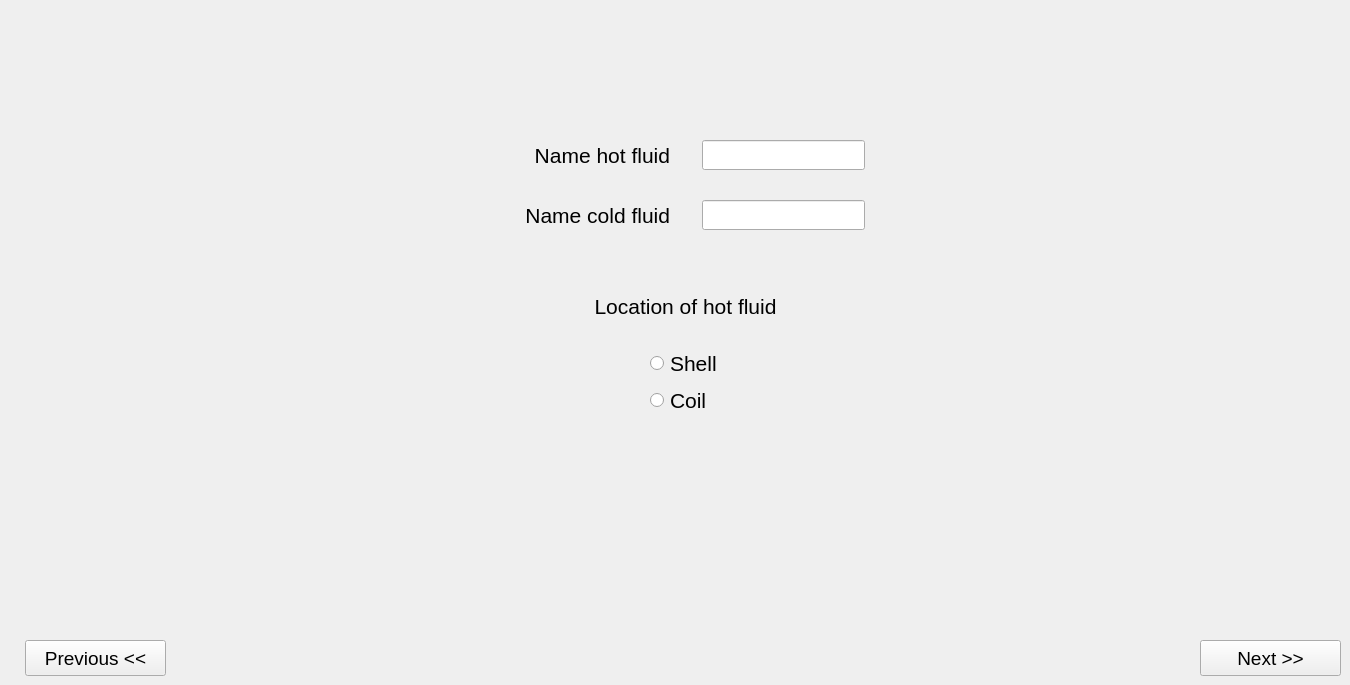
    <widget class="QWidget" name="page_3">
     <widget class="QWidget" name="layoutWidget_6">
      <property name="geometry">
       <rect>
        <x>510</x>
        <y>280</y>
        <width>351</width>
        <height>145</height>
       </rect>
      </property>
      <layout class="QVBoxLayout" name="verticalLayout_7">
       <item>
        <widget class="QLabel" name="label_3_2">
         <property name="font">
          <font>
           <pointsize>16</pointsize>
          </font>
         </property>
         <property name="text">
          <string>Location of hot fluid</string>
         </property>
         <property name="alignment">
          <set>Qt::AlignCenter</set>
         </property>
        </widget>
       </item>
       <item>
        <layout class="QHBoxLayout" name="horizontalLayout_10">
         <item>
          <layout class="QHBoxLayout" name="horizontalLayout_9">
           <item>
            <spacer name="horizontalSpacer_2">
             <property name="orientation">
              <enum>Qt::Horizontal</enum>
             </property>
             <property name="sizeType">
              <enum>QSizePolicy::Expanding</enum>
             </property>
             <property name="sizeHint" stdset="0">
              <size>
               <width>40</width>
               <height>20</height>
              </size>
             </property>
            </spacer>
           </item>
          </layout>
         </item>
         <item>
          <widget class="QWidget" name="widget_radioButtons" native="true">
           <layout class="QVBoxLayout" name="radioButtons_layout_3">
            <item>
             <widget class="QRadioButton" name="radioButton_shell">
              <property name="baseSize">
               <size>
                <width>0</width>
                <height>0</height>
               </size>
              </property>
              <property name="font">
               <font>
                <pointsize>16</pointsize>
               </font>
              </property>
              <property name="cursor">
               <cursorShape>PointingHandCursor</cursorShape>
              </property>
              <property name="styleSheet">
               <string notr="true"/>
              </property>
              <property name="text">
               <string>Shell</string>
              </property>
              <attribute name="buttonGroup">
               <string notr="true">buttonGroup</string>
              </attribute>
             </widget>
            </item>
            <item>
             <widget class="QRadioButton" name="radioButton_coil">
              <property name="font">
               <font>
                <pointsize>16</pointsize>
               </font>
              </property>
              <property name="cursor">
               <cursorShape>PointingHandCursor</cursorShape>
              </property>
              <property name="styleSheet">
               <string notr="true"/>
              </property>
              <property name="text">
               <string>Coil </string>
              </property>
              <attribute name="buttonGroup">
               <string notr="true">buttonGroup</string>
              </attribute>
             </widget>
            </item>
           </layout>
          </widget>
         </item>
         <item>
          <layout class="QHBoxLayout" name="horizontalLayout_2">
           <item>
            <spacer name="horizontalSpacer_9">
             <property name="orientation">
              <enum>Qt::Horizontal</enum>
             </property>
             <property name="sizeType">
              <enum>QSizePolicy::Expanding</enum>
             </property>
             <property name="sizeHint" stdset="0">
              <size>
               <width>40</width>
               <height>20</height>
              </size>
             </property>
            </spacer>
           </item>
          </layout>
         </item>
        </layout>
       </item>
      </layout>
     </widget>
     <widget class="QWidget" name="widget_5" native="true">
      <property name="geometry">
       <rect>
        <x>460</x>
        <y>135</y>
        <width>405</width>
        <height>41</height>
       </rect>
      </property>
      <property name="minimumSize">
       <size>
        <width>365</width>
        <height>0</height>
       </size>
      </property>
      <layout class="QHBoxLayout" name="horizontalLayout_8">
       <item>
        <widget class="QLabel" name="label_Name_hot_fluid">
         <property name="minimumSize">
          <size>
           <width>210</width>
           <height>0</height>
          </size>
         </property>
         <property name="font">
          <font>
           <pointsize>16</pointsize>
          </font>
         </property>
         <property name="text">
          <string>Name hot fluid</string>
         </property>
         <property name="alignment">
          <set>Qt::AlignRight|Qt::AlignTrailing|Qt::AlignVCenter</set>
         </property>
        </widget>
       </item>
       <item>
        <spacer name="horizontalSpacer_8">
         <property name="orientation">
          <enum>Qt::Horizontal</enum>
         </property>
         <property name="sizeType">
          <enum>QSizePolicy::Preferred</enum>
         </property>
         <property name="sizeHint" stdset="0">
          <size>
           <width>40</width>
           <height>20</height>
          </size>
         </property>
        </spacer>
       </item>
       <item>
        <widget class="QLineEdit" name="lineEdit_Name_hot_fluid">
         <property name="minimumSize">
          <size>
           <width>163</width>
           <height>30</height>
          </size>
         </property>
         <property name="font">
          <font>
           <pointsize>12</pointsize>
          </font>
         </property>
         <property name="styleSheet">
          <string notr="true">background-color: rgb(255, 255, 0);
border: 1px solid black;

}
QLineEdit:hover{
background-color:rgb(255, 204, 0);</string>
         </property>
        </widget>
       </item>
      </layout>
     </widget>
     <widget class="QWidget" name="widget_4" native="true">
      <property name="geometry">
       <rect>
        <x>500</x>
        <y>195</y>
        <width>365</width>
        <height>41</height>
       </rect>
      </property>
      <layout class="QHBoxLayout" name="horizontalLayout_4">
       <item>
        <widget class="QLabel" name="label_Name_cold_fluid">
         <property name="minimumSize">
          <size>
           <width>170</width>
           <height>0</height>
          </size>
         </property>
         <property name="font">
          <font>
           <pointsize>16</pointsize>
          </font>
         </property>
         <property name="text">
          <string>Name cold fluid</string>
         </property>
         <property name="alignment">
          <set>Qt::AlignRight|Qt::AlignTrailing|Qt::AlignVCenter</set>
         </property>
        </widget>
       </item>
       <item>
        <spacer name="horizontalSpacer_3">
         <property name="orientation">
          <enum>Qt::Horizontal</enum>
         </property>
         <property name="sizeType">
          <enum>QSizePolicy::Preferred</enum>
         </property>
         <property name="sizeHint" stdset="0">
          <size>
           <width>40</width>
           <height>20</height>
          </size>
         </property>
        </spacer>
       </item>
       <item>
        <widget class="QLineEdit" name="lineEdit_Name_cold_fluid">
         <property name="minimumSize">
          <size>
           <width>163</width>
           <height>30</height>
          </size>
         </property>
         <property name="font">
          <font>
           <pointsize>12</pointsize>
          </font>
         </property>
         <property name="styleSheet">
          <string notr="true">background-color: rgb(255, 255, 0);
border: 1px solid black;

}
QLineEdit:hover{
background-color:rgb(255, 204, 0);</string>
         </property>
        </widget>
       </item>
      </layout>
     </widget>
     <widget class="QPushButton" name="pushButton_previous_3">
      <property name="geometry">
       <rect>
        <x>25</x>
        <y>640</y>
        <width>141</width>
        <height>36</height>
       </rect>
      </property>
      <property name="font">
       <font>
        <pointsize>14</pointsize>
        <weight>50</weight>
        <bold>false</bold>
       </font>
      </property>
      <property name="cursor">
       <cursorShape>PointingHandCursor</cursorShape>
      </property>
      <property name="styleSheet">
       <string notr="true">background-color: #e0f0ff;
border-radius: 12px;
padding: 5px;
                    
border-right-width: 2px;
border-bottom-width: 2px;
border-left-width: 1px;
border-top-width: 1px;
                    
border-right-color: rgb(0, 0, 0);
border-bottom-color: rgb(0, 0, 0);
border-left-color: rgb(255, 255, 255);
border-top-color: rgb(255, 255, 255);
border-style: solid;
}

QPushButton:pressed{
background-color: #d0e0ff;
border-radius: 12px;
                    
border-right-width: 1px;
border-bottom-width: 1px;
border-left-width: 2px;
border-top-width: 2px;

border-right-color: rgb(255, 255, 255);
border-bottom-color: rgb(255, 255, 255);
border-left-color: rgb(0, 0, 0);
border-top-color: rgb(0, 0, 0);
border-style: solid;

}
QPushButton:hover{
background-color: rgb(193, 199, 255);</string>
      </property>
      <property name="text">
       <string>Previous &lt;&lt;</string>
      </property>
     </widget>
     <widget class="QPushButton" name="pushButton_next_3">
      <property name="geometry">
       <rect>
        <x>1200</x>
        <y>640</y>
        <width>141</width>
        <height>36</height>
       </rect>
      </property>
      <property name="font">
       <font>
        <pointsize>14</pointsize>
        <weight>50</weight>
        <bold>false</bold>
       </font>
      </property>
      <property name="cursor">
       <cursorShape>PointingHandCursor</cursorShape>
      </property>
      <property name="styleSheet">
       <string notr="true">background-color: #e0f0ff;
border-radius: 12px;
padding: 5px;
                    
border-right-width: 2px;
border-bottom-width: 2px;
border-left-width: 1px;
border-top-width: 1px;
                    
border-right-color: rgb(0, 0, 0);
border-bottom-color: rgb(0, 0, 0);
border-left-color: rgb(255, 255, 255);
border-top-color: rgb(255, 255, 255);
border-style: solid;
}

QPushButton:pressed{
background-color: #d0e0ff;
border-radius: 12px;
                    
border-right-width: 1px;
border-bottom-width: 1px;
border-left-width: 2px;
border-top-width: 2px;

border-right-color: rgb(255, 255, 255);
border-bottom-color: rgb(255, 255, 255);
border-left-color: rgb(0, 0, 0);
border-top-color: rgb(0, 0, 0);
border-style: solid;

}
QPushButton:hover{
background-color: rgb(193, 199, 255);</string>
      </property>
      <property name="text">
       <string>Next &gt;&gt;</string>
      </property>
     </widget>
    </widget>
